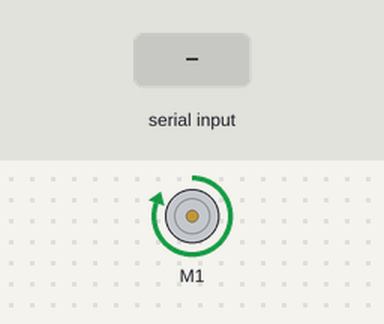
Simulated run of this sketch. Board: Arduino Uno, built with avr-gcc and run on an emulated ATmega328P. Parts: DC motor (green arrow = forward, orange = backward, longer = faster). Inputs (shaded band) come from the test bench.

Above: at 1.2 s.
1.3 s: byte 30 received over Serial
At 2.0 s:
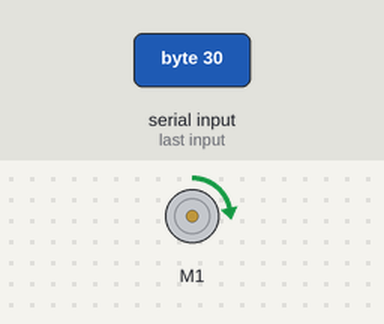
2.8 s: byte 90 received over Serial
At 3.1 s:
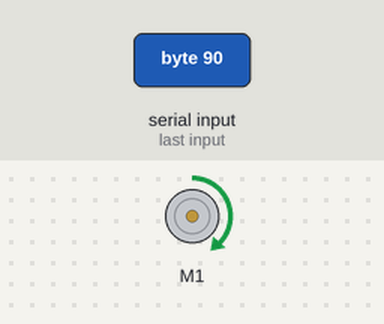
4.3 s: byte 120 received over Serial
At 5.5 s:
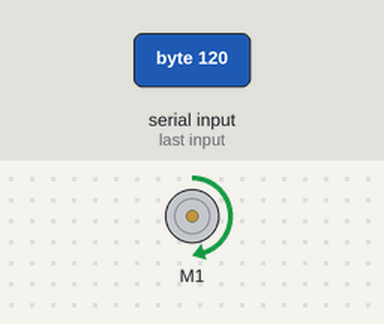
Timing chart, 0 to 7.3 s (numbered marks = the images above; inputs shaded):
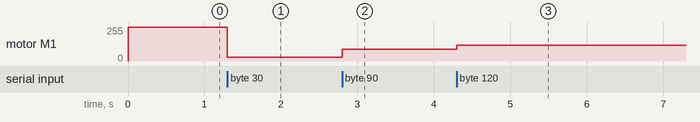

Measured:
- after the input at 1.3 s, motor M1: forward 255/255 → forward 30/255 at once
- after the input at 2.8 s, motor M1: forward 30/255 → forward 90/255 at once
- after the input at 4.3 s, motor M1: forward 90/255 → forward 120/255 at once

The sketch:

motor_control.ino
```cpp
// (licence header left out)
#include "MeOrion.h"

MeDCMotor pump(M1);

uint8_t motor_speed = 255;

void setup()
{
  Serial.begin(9600);
}

void loop()
{
  while(1)
  {
    if(Serial.available() > 0)
    {
      uint8_t new_speed = Serial.read();
      motor_speed = new_speed;
    }
    pump.run(motor_speed);
  }
}
```
